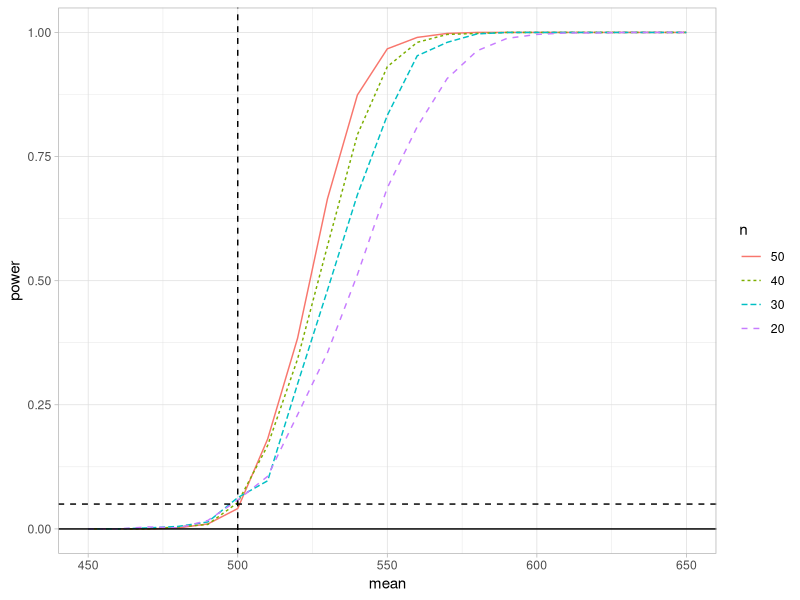
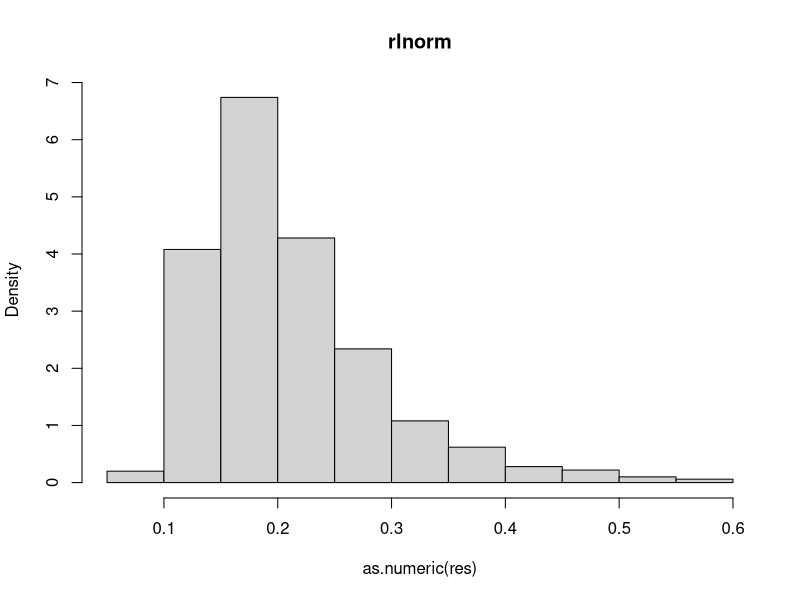
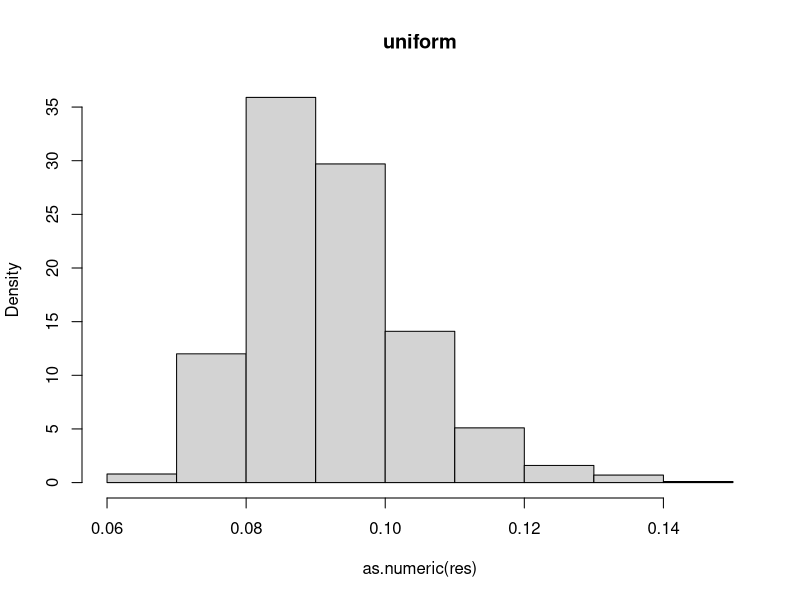
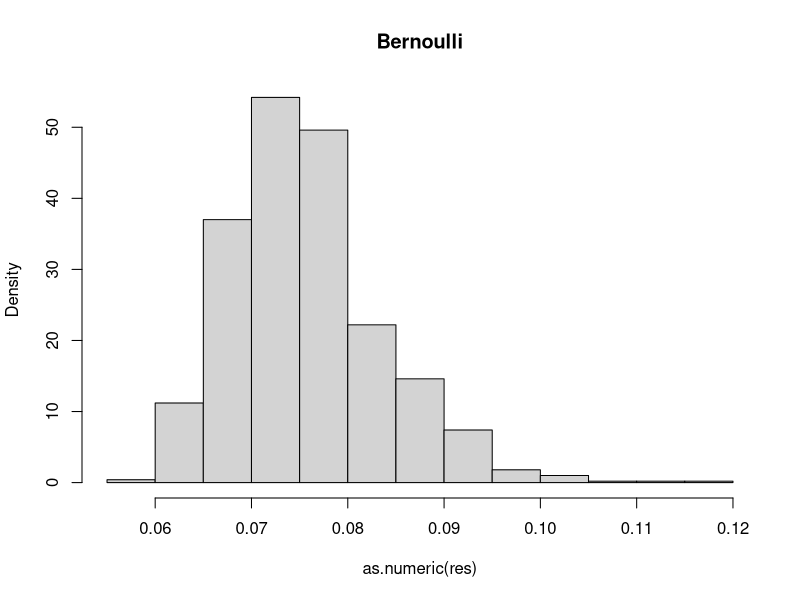

These charts were generated, in order, by the following R code:
#### 6-3 ####
example_7_9 <- function(n){
m <- 1000
mu0 <- 500
sigma <- 100
mu <- c(seq(450, 650, 10)) #alternatives
M <- length(mu)
power <- numeric(M)
for (i in 1:M) {
  mu1 <- mu[i]
  pvalues <- replicate(m, expr = {
    #simulate under alternative mu1
    x <- rnorm(n, mean = mu1, sd = sigma)
    ttest <- t.test(x,
                    alternative = "greater", mu = mu0)
    ttest$p.value } )
  power[i] <- mean(pvalues <= .05)
}
se <- sqrt(power * (1-power) / m)
df <- data.frame(mean=mu, power=power,
                 upper=power+2*se, lower=power-2*se,n=factor(n))
return(df)
}
# 封装成一个函数


data <- data.frame()
for (n in seq(20,50,10)) {
  df <- example_7_9(n)
  data <- rbind(df,data) 
}
# 将不同取值n的df合并成一个data

library(ggplot2)

ggplot(data, aes(x=mean, y=power,col=n,linetype=n)) +
  geom_line() +
  geom_vline(xintercept=500, lty=2) +
  geom_hline(yintercept=c(0,.05), lty=1:2) +
  theme_light() # 主题可以自己改我喜欢用这个
 # 利用ggplot2的颜色和形状映射概念自动生成图例(没学过ggplot2包的可以看看R数据科学)
help("geom_line")

#### 6-4 ####
exercise_6_4 <- function(seed=123){
set.seed(seed)
n <- 20 # X服从对数正态分布，Y=ln(x)~N(μ,σ^2)，所以可以直接利用Y进行估计，再代入X即可
alpha <- .05
m <- 1000
cv.t<-sapply(1:m,FUN= function(o){
  y<-rnorm(n)
  c<-qt(0.975,n-1) # 0.975 quantile of t-distribution
  m<-mean(y) # estimate of mean
  se<-sqrt(var(y)) # estimate of standard error
  as.numeric((m-c*se/sqrt(n)<0)&(m+c*se/sqrt(n)>0)) # ci
})
level <- mean(cv.t) # mean of  Monte Carlo experiment

return(data.frame(level=level))
}

exercise_6_4()

#### 6-5 ####
exercise_6_5 <- function(seed=123){
set.seed(seed)
n<-20
c<-qt(0.975,n-1) # 0.975 quantile of t-distribution
m <- 1000
cv.t<-sapply(1:m,FUN= function(o){
x<-rchisq(n,2)  # 注意这里的x是从卡方分布取样
m<-mean(x) # estimate of mean
se<-sqrt(var(x)) # estimate of standard error
as.numeric((m-c*se/sqrt(n)<2)&(m+c*se/sqrt(n)>2)) # ci
})
level1 <- mean(cv.t) # mean of  Monte Carlo experiment


#v我们可以得出概率不等于0.95,小于0.95,example6.4使用卡方分布来估计方差（真值为4)
alpha <- .05
UCL <- replicate(1000, expr = {
x <- rchisq(n,2)
(n-1) * var(x) / qchisq(alpha, df = n-1)
} )
#计算包含sigma^2=4的区间数
level2 <- sum(UCL > 4)/m
return(data.frame(level1,level2))
}

exercise_6_5(1012)
# 我们可以看到结果远小于0.95，因此t-区间更稳健

#### 6-8 ####
exercise_6_8 <- function(){
count5test <- function(x,y){
  X <- x - mean(x)
  Y <- y - mean(y)
  outx <- sum(X > max(Y)) + sum(X < min(Y))
  outy <- sum(Y > max(X)) + sum(Y < min(X))
  return(as.integer(max(c(outx,outy)) > 5))
}
n <- c(20,200,1000)#分别对应小样本、中样本和大样本
mu1 <- mu2 <- 0
sigma1 <- 1
sigma2 <- 1.5
m <- 10000
power1 <- power2 <- numeric(length(n))
set.seed(1234)
for(i in 1:length(n)){
  power1[i] <- mean(replicate(m,expr = {
    x <- rnorm(n[i],mu1,sigma1)
    y <- rnorm(n[i],mu2,sigma2)
    x <- x - mean(x)
    y <- y - mean(y)
    count5test(x,y)
  }))
  pvalues <- replicate(m,expr={
    x <- rnorm(n[i],mu1,sigma1)
    y <- rnorm(n[i],mu2,sigma2)
    Ftest <- var.test(x, y, ratio = 1,
                      alternative = c("two.sided", "less", "greater"),
                      conf.level = 0.945, ...)
    Ftest$p.value})
  power2[i] <- mean(pvalues<=0.055)
}
help("var.test")
return(data.frame(power1,power2))
}
exercise_6_8()
#### 6-9 ####
exercise_6_9 <- function(distribution=c('rlnorm','uniform','Bernoulli')){
n <- 20
size <- 1000
ginifun <- function()
{
  if (distribution == 'rlnorm')x <- sort(rlnorm(n))
  else if(distribution == 'uniform') x <- sort(runif(n,0,1))
  else x <- sort(rbinom(n,size = 100,prob = .1))
  m=mean(x)
  sum=0
  for (k in n) {
    t=(2*k-n-1)*x[k]
    sum=sum+t
  }
  gini=sum/(n^2*m)
}
res <- replicate(size,expr = ginifun())
hist(as.numeric(res), prob = TRUE, main = distribution)
return(data.frame(mean = mean(res),median = median(res),quantile = quantile(res,seq(.1,.9,.1))))
}
exercise_6_9(distribution = 'rlnorm')
exercise_6_9(distribution = 'uniform')
exercise_6_9(distribution = 'Bernoulli')

#### 6-A ####
exercise_6_A <- function(seed){
set.seed(123)
num<-c(50,100,200,500,1000) # Estimate the Type-I error for different sizes.
m<-10000
 
er<-NULL
for (n in num){
  cv<-qt(0.975,n-1)
  er1<-mean(sapply(1:m,FUN = function(o){
  x<-rchisq(n,1)
  m<-mean(x)
  se<-sqrt(var(x))
  abs((m-1)*sqrt(n)/se)>=cv
}))  # 估计卡方分布的第一类错误
  er2<-mean(sapply(1:m,FUN = function(o){
  x<-runif(n,0,2)
  m<-mean(x)
  se<-sqrt(var(x))
  abs((m-1)*sqrt(n)/se)>=cv
}))   # 估计均匀分布的第一类错误
  er3<-mean(sapply(1:m,FUN = function(o){
  x<-rexp(n,1)
  m<-mean(x)
  se<-sqrt(var(x))
  abs((m-1)*sqrt(n)/se)>=cv 
}))  # 估计指数分布的第一类错误
er<-cbind(er,c(er1,er2,er3))
}
colnames(er)<-num
rownames(er)<-c("chi(1)","U(0,2)","exp(1)")
return(er)                
}
exercise_6_A(1012)

#### 6_B ####
exercise_6_B <- function(seed){
seed <- set.seed(123)
x <- rnorm(20,2,10)
sigma <- rnorm(20,5,50)
y <- 3*x+sigma
cor(x,y)
cor.test(x,y)
cor.test(x,y,method = 'kendall')
cor.test(x,y,method = 'spearman')
data.frame(x,y)
}
exercise_6_B()
